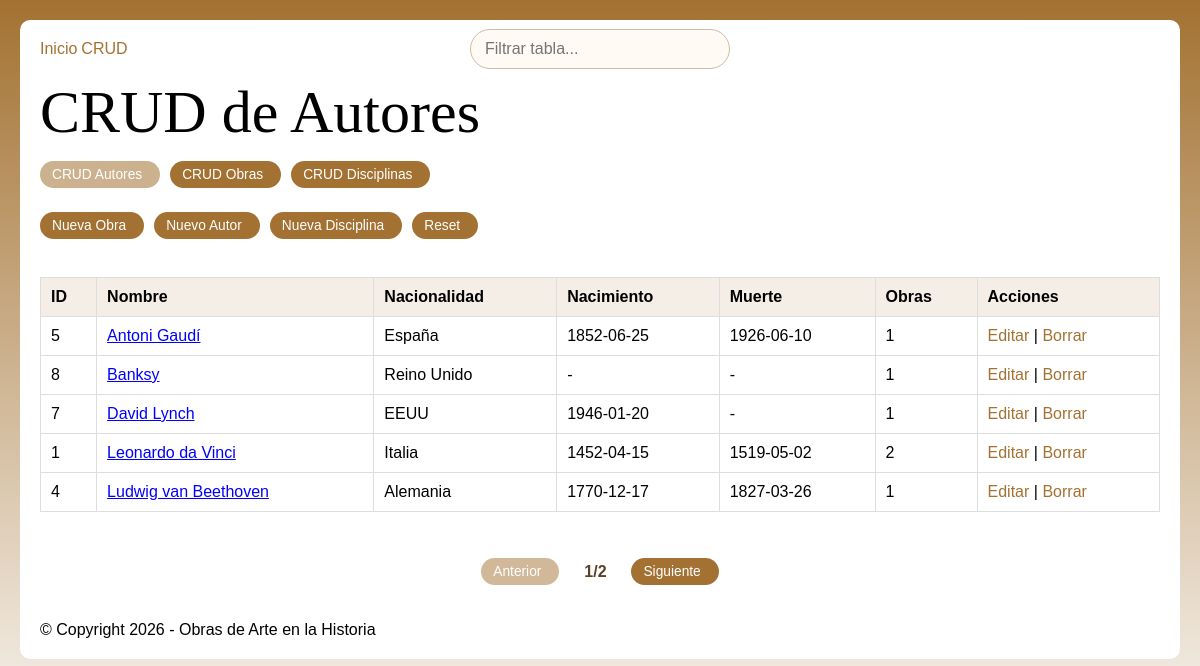
/crud/listado_crud_autores.php, run on an earlier commit of the app's database.
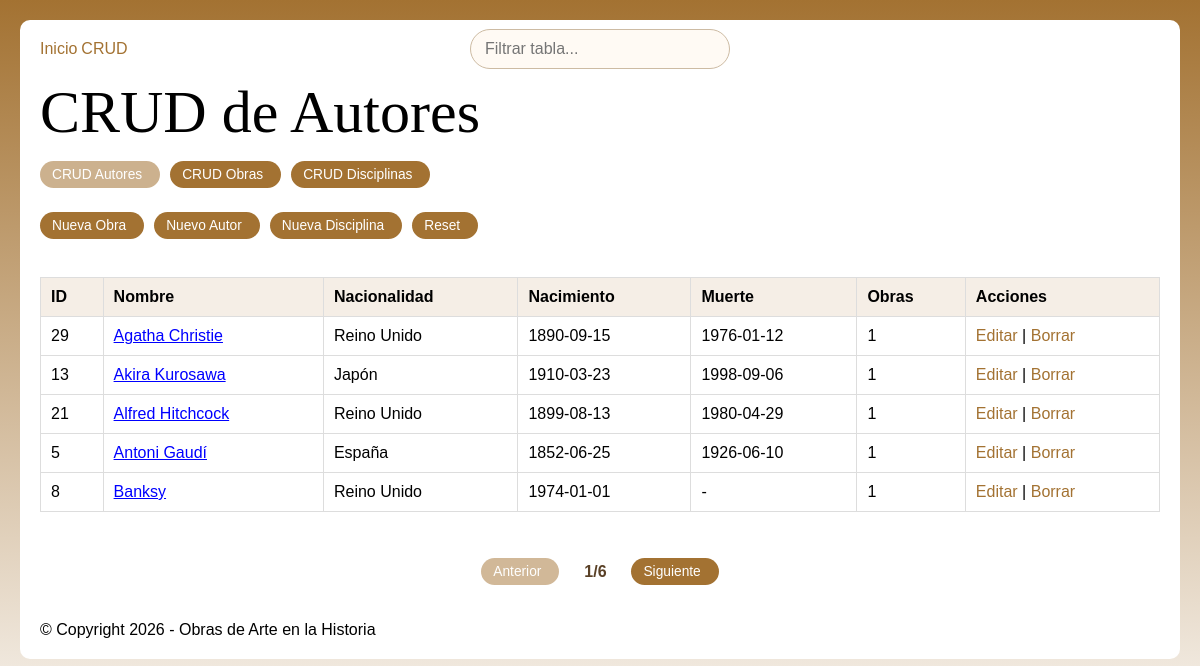
And on a later commit of the database.
### tables this page shows
CREATE TABLE `creadores` (
  `id` int NOT NULL AUTO_INCREMENT,
  `nombre` varchar(255) NOT NULL,
  `nacionalidad` varchar(100) DEFAULT NULL,
  `fecha_nacimiento` date DEFAULT NULL,
  `fecha_muerte` date DEFAULT NULL,
  `imagen` varchar(255) DEFAULT NULL,
  PRIMARY KEY (`id`)
);

### crud/listado_crud_autores.php (the view, shortened to what this page needs)
<?php
require_once '../functions.php';
getheader();
$filas_por_pagina = 5;
$pagina_actual = isset($_GET['pagina']) ? (int) $_GET['pagina'] : 1;
$total_autores_resultado = consulta("SELECT COUNT(*) AS total FROM creadores");
$total_autores = (int) $total_autores_resultado[0]['total'];
$total_paginas = max(1, (int) ceil($total_autores / $filas_por_pagina));
$offset = ($pagina_actual - 1) * $filas_por_pagina;
$sql = "
SELECT
    creadores.id,
    creadores.nombre,
    creadores.nacionalidad,
    creadores.fecha_nacimiento,
    creadores.fecha_muerte,
    COUNT(DISTINCT obras_creadores.obra_id) AS total_obras
FROM creadores
LEFT JOIN obras_creadores ON creadores.id = obras_creadores.creador_id
GROUP BY creadores.id, creadores.nombre, creadores.nacionalidad, creadores.fecha_nacimiento, creadores.fecha_muerte
ORDER BY creadores.nombre ASC
LIMIT $filas_por_pagina OFFSET $offset
";
$autores = consulta($sql);
?>
<h1>CRUD de Autores</h1>
<div class="crud-panel-tabs">
    <span class="btn btn-panel btn-panel-activo">CRUD Autores</span>
    <a class="btn btn-panel" href="listado_crud_obras.php">CRUD Obras</a>
    <a class="btn btn-panel" href="listado_crud_disciplinas.php">CRUD Disciplinas</a>
</div>
<div class="crud-acciones">
    <a class="btn" href="create_obra.php">Nueva Obra</a>
    <a class="btn" href="create_autor.php">Nuevo Autor</a>
    <a class="btn" href="create_disciplina.php">Nueva Disciplina</a>
    <a class="btn" href="reset.php">Reset</a>
</div>
<div class="tabla-scroll">
    <table class="tabla-crud">
        <thead>
            <tr>
                <th>ID</th>
                <th>Nombre</th>
                <th>Nacionalidad</th>
                <th>Nacimiento</th>
                <th>Muerte</th>
                <th>Obras</th>
                <th>Acciones</th>
            </tr>
        </thead>
        <tbody>
            <?php if (empty($autores)): ?>
                <tr>
                    <td colspan="7">No hay autores registrados.</td>
                </tr>
            <?php else: ?>
                <?php foreach ($autores as $autor): ?>
                    <tr>
                        <td><?= $autor['id'] ?></td>
                        <td><a class="enlace-autor" href="../infoAutor.php?id=<?= $autor['id'] ?>&volver=crud_autores"><?= $autor['nombre'] ?></a></td>
                        <td><?= $autor['nacionalidad'] ?: '-' ?></td>
                        <td><?= $autor['fecha_nacimiento'] ?: '-' ?></td>
                        <td><?= $autor['fecha_muerte'] ?: '-' ?></td>
                        <td><?= $autor['total_obras'] ?></td>
                        <td>
                            <a href="update_autor.php?id=<?= $autor['id'] ?>">Editar</a> |
                            <a href="delete_autor.php?id=<?= $autor['id'] ?>" onclick="return confirm('&iquest;Seguro que quieres borrar este autor?')">Borrar</a>
                        </td>
                    </tr>
                <?php endforeach; ?>
            <?php endif; ?>
        </tbody>
    </table>
</div>
<?php render_pagination_controls($pagina_actual, $total_paginas); ?>
<?php getfooter(); ?>

### inc/header.php (shortened to what this page needs)
<!DOCTYPE html>
<html lang="es">
<head>
    <link rel="stylesheet" href="<?= site_path('assets/css/style.css') ?>">
</head>
<body>
    <header>
        <nav>
            <ul>
                <li><a href="<?= site_path('index.php') ?>">Inicio</a></li>
                <li><a href="<?= site_path('crud/listado_crud_obras.php') ?>">CRUD</a></li>
            </ul>
        </nav>
        <?php $current_script = basename($_SERVER['SCRIPT_NAME']); ?>
        <?php if ($current_script === 'index.php'): ?>
            <div class="header-filtro">
                <input id="filtro-obras" type="text" placeholder="Buscar obras..." onkeyup="filterObras()">
            </div>
        <?php elseif (str_starts_with($current_script, 'listado_crud')): ?>
            <div class="header-filtro">
                <input id="filtro-crud" type="text" placeholder="Filtrar tabla..." onkeyup="filterCrudTable()">
            </div>
        <?php endif; ?>
    </header>
    <main>

### functions.php (shortened to what this page needs)
<?
function getheader()
{
    include __DIR__ . '/inc/header.php';
}
function getfooter()
{
    include __DIR__ . '/inc/footer.php';
}
function site_path($path = '')
{
    $script_dir = str_replace('\\', '/', dirname($_SERVER['SCRIPT_NAME']));
    $base = str_ends_with($script_dir, '/crud') ? substr($script_dir, 0, -5) : $script_dir;
    return $base . '/' . ltrim($path, '/');
}
function conn()
{
    $conn = new mysqli(SERV, USER, PASS, DBNM);
    $conn->set_charset("utf8mb4");
    return $conn;
}
function consulta($sql)
{
    $conn = conn();
    $result = $conn->query($sql);
    $data = [];
    if ($result->num_rows > 0) {
        while ($row = $result->fetch_assoc()) {
            $data[] = $row;
        }
    }
    return $data;
}
function pagination_url($page)
{
    $params = $_GET;
    $params['pagina'] = $page;
    return basename($_SERVER['SCRIPT_NAME']) . '?' . http_build_query($params);
}
function render_pagination_controls($pagina_actual, $total_paginas)
{
    echo '<div class="paginacion-galeria">';
    if ($pagina_actual > 1) {
        echo '<a class="btn" href="' . htmlspecialchars(pagination_url($pagina_actual - 1)) . '">Anterior</a>';
    } else {
        echo '<span class="btn btn-disabled">Anterior</span>';
    }
    echo '<span class="paginacion-indicador">' . $pagina_actual . '/' . $total_paginas . '</span>';
    if ($pagina_actual < $total_paginas) {
        echo '<a class="btn" href="' . htmlspecialchars(pagination_url($pagina_actual + 1)) . '">Siguiente</a>';
    } else {
        echo '<span class="btn btn-disabled">Siguiente</span>';
    }
    echo '</div>';
}

### inc/footer.php
</main>
<footer>
    <p>&copy; Copyright <?= date('Y')?> - <?= TITLE?></p>
</footer>
    </body>
</html>

### assets/css/style.css (style rules this page uses)
* { margin: 0; padding: 0; }
:root { --c1: var(--color-main); --cl: var(--color-light); --cd: var(--color-dark); --color-main: rgb(163, 114, 50); --color-secundary: rgb(173, 83, 50); --color-light: white; --color-dark: black; --ff: sans-serif; --ff2: monospace; --mxw: 1160px; }
*, *::before, *::after { box-sizing: border-box; }
html { font-family: sans-serif; padding: 20px; background: linear-gradient(var(--c1), var(--cl)); min-height: 100dvh; }
body { max-width: var(--mxw); margin: 0 auto; background: var(--cl); padding: 20px; border-radius: 10px; }
a { color: var(--c1); text-decoration: none; }
nav ul { list-style: none; padding: 0; display: flex; gap: 4px; align-items: center; }
header { margin-bottom: 20px; display: flex; justify-content: flex-start; align-items: center; gap: 12px; flex-wrap: wrap; position: relative; }
.header-filtro { position: absolute; left: 50%; transform: translateX(-50%); display: flex; justify-content: center; }
.header-filtro input { width: min(260px, 42vw); padding: 10px 14px; border: 1px solid #cdbba3; border-radius: 999px; background: #fffaf4; font: inherit; }
footer { margin-top: 30px; }
.paginacion-galeria { display: flex; justify-content: center; align-items: center; gap: 12px; margin-top: 20px; }
.paginacion-indicador { min-width: 48px; text-align: center; font-weight: 600; color: #5a4127; }
.enlace-autor { color: blue; text-decoration: underline; }
.tabla-scroll { overflow-x: auto; }
.tabla-crud { width: 100%; border-collapse: collapse; margin: 20px 0; }
.tabla-crud th, .tabla-crud td { border: 1px solid #ddd; padding: 10px; text-align: left; }
.tabla-crud th { background: #f5eee6; }
.crud-acciones { display: flex; gap: 10px; align-items: center; margin: 12px 0; }
.crud-panel-tabs { display: flex; gap: 10px; align-items: center; margin: 8px 0 2px; }
.btn-panel { background-color: #3f6b78; }
.btn-panel-activo { opacity: 0.55; cursor: default; pointer-events: none; }
.btn, input[type="submit"] { background-color: var(--c1); padding: 6px 18px 6px 12px; text-align: center; display: inline-block; font-size: 0.86em; color: white; border-radius: 20px; margin: 6px 0; border: none; cursor: pointer; outline: solid 0px var(--c1); transition: .4s; }
.btn-disabled { opacity: 0.5; pointer-events: none; }
*:not(a):not(input):not(button) { cursor: default; }
h1, h2, h3, h4, h5, h6 { font-family: "Libre Baskerville", serif !important; font-optical-sizing: auto; font-weight: 400; font-style: normal; }
h1 { font-size: clamp(2rem, 5vw, 6rem); }
h1, h2, h3, img, h1:nth-child(2n) { animation: reveal linear both; animation-timeline: view(); animation-range: entry 10% cover 35%; }

What changed in the data, as far as the page shows it:
no longer on this page (row unchanged): creadores: id "7", nombre "David Lynch", nacionalidad "EEUU", fecha_nacimiento "1946-01-20", fecha_muerte "-", total_obras "1"
no longer on this page (row unchanged): creadores: id "1", nombre "Leonardo da Vinci", nacionalidad "Italia", fecha_nacimiento "1452-04-15", fecha_muerte "1519-05-02", total_obras "2"
no longer on this page (row unchanged): creadores: id "4", nombre "Ludwig van Beethoven", nacionalidad "Alemania", fecha_nacimiento "1770-12-17", fecha_muerte "1827-03-26", total_obras "1"
added creadores: id "29", nombre "Agatha Christie", nacionalidad "Reino Unido", fecha_nacimiento "1890-09-15", fecha_muerte "1976-01-12", total_obras "1"
added creadores: id "13", nombre "Akira Kurosawa", nacionalidad "Japón", fecha_nacimiento "1910-03-23", fecha_muerte "1998-09-06", total_obras "1"
added creadores: id "21", nombre "Alfred Hitchcock", nacionalidad "Reino Unido", fecha_nacimiento "1899-08-13", fecha_muerte "1980-04-29", total_obras "1"
changed creadores "Banksy": fecha_nacimiento "-" → "1974-01-01"
Also different on the page:
$total_paginas: "2" → "6"
